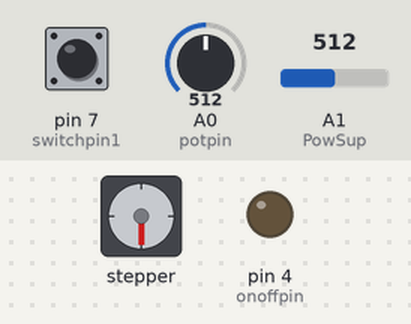
The sketch below on a simulated Arduino Uno, built with avr-gcc and run on an emulated ATmega328P. On the bench: stepper motor, output pins drawn as LEDs (lit = HIGH). Wiring (inferred from the names in the program): stepper motor driver (200 steps per turn assumed): step pin 3; direction pin 2. The inputs (shaded band) are chosen by the test bench; at power-on: A0 (potpin) = 512, A1 (PowSup) = 512, pin 7 (switchpin1) LOW. Pins used as bus, display or sensor lines are not drawn; what the sketch prints to the serial monitor is not drawn.

Above: at 1.2 s.
1.3 s: A0 (potpin) set to 514
At 4.2 s:
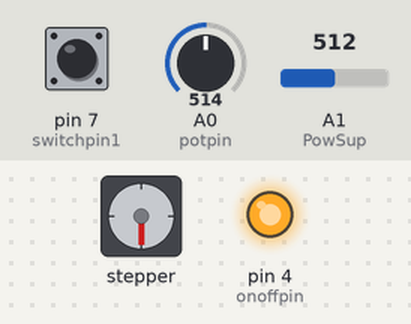
4.3 s: A1 (PowSup) set to 716
7.3 s: A0 (potpin) set to 716
At 10.0 s:
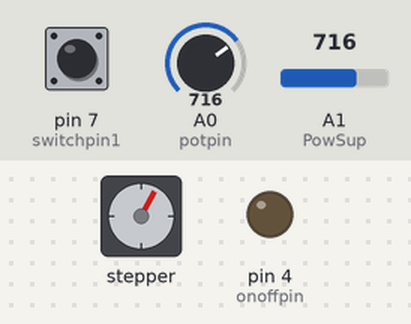
10.3 s: A1 (PowSup) set to 900
At 11.27 s:
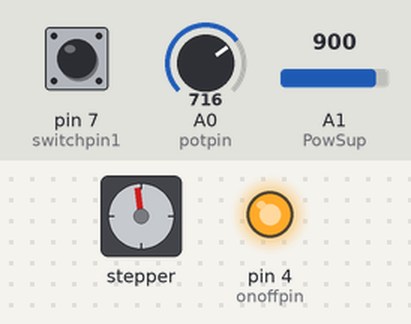
13.3 s: A1 (PowSup) set to 1023
16.3 s: A0 (potpin) set to 1023
At 18.7 s:
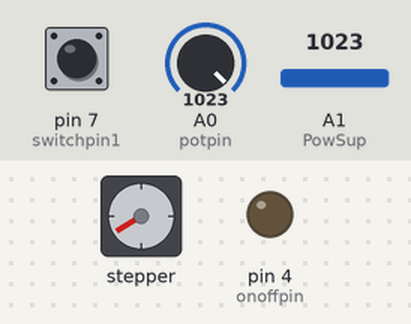
Timing chart, 0 to 20.2 s (numbered marks = the images above; inputs shaded):
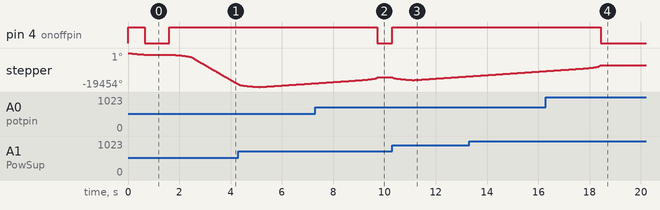

Measured:
- the behaviour switches between 513 and 514 on A0 (potpin) (found by bisection; images 0 and 1)
- after the input at 1.3 s, pin 4 (onoffpin): LOW → HIGH after 0.31 s; stepper: keeps turning counter-clockwise at about 6340°/s, starting after 0.31 s
- after the input at 7.3 s, pin 4 (onoffpin): HIGH → LOW after 2.4 s
- after the input at 10.3 s, pin 4 (onoffpin): LOW → HIGH at once; stepper: turns 1469° counter-clockwise in 0.82 s, then 2151° clockwise in 2.1 s
- after the input at 16.3 s, pin 4 (onoffpin): HIGH → LOW after 2.1 s
- by itself, stepper: turns 900° counter-clockwise in 0.64 s

The sketch:

RGDX_CLEANEDUPALEX-REV9.ino
```cpp
// RGDX Debug code - REV0, March 4, 2015

//%%%%%%%%%%%%%%%%%%%%% Stepper microcontroler Parameters %%%%%%%%%%%%%%%%%%%%%

int dirpin = 2;    				// it's on a static pulse pin (direction input)
int steppin = 3;   				// it's on a PWM~ pin (velocity of step input)
int onoffpin = 4;  				// it's on a static pulse pin (on and off input)

//%%%%%%%%%%%%%%%%%%%%% Off Button Parameters %%%%%%%%%%%%%%%%%%%%%

boolean lastbutton1 = LOW;                       // Suplemental for the switch
boolean motoron = false;                        // Suplemental for the switch
boolean lastbutton2 = LOW;
boolean dir = false;
long PosPP[100]={0,0,0,0,0,0,0,0,0,0,0,0,0,0,0,0,0,0,0,0,0,0,0,0,0,0,0,0,0,0,0,0,0,0,0,0,0,0,0,0,0,0,0,0,0,0,0,0,0,0,0,0,0,0,0,0,0,0,0,0,0,0,0,0,0,0,0,0,0,0,0,0,0,0,0,0,0,0,0,0,0,0,0,0,0,0,0,0,0,0,0,0,0,0,0,0,0,0,0,0};
long PsPP[100]={0,0,0,0,0,0,0,0,0,0,0,0,0,0,0,0,0,0,0,0,0,0,0,0,0,0,0,0,0,0,0,0,0,0,0,0,0,0,0,0,0,0,0,0,0,0,0,0,0,0,0,0,0,0,0,0,0,0,0,0,0,0,0,0,0,0,0,0,0,0,0,0,0,0,0,0,0,0,0,0,0,0,0,0,0,0,0,0,0,0,0,0,0,0,0,0,0,0,0,0};
int i =0;
long SumPosP=0;
long SumPsP=0;
long Move=0;
long Signal=0;
int r=0;
int x=0;
int z=0;
int j=0;

int currentSpeed = 400;
int Out1 = 740;
int Out2 = 30;


//%%%%%%%%%%%%%%%%%%%%% Potentiometer Parameters %%%%%%%%%%%%%%%%%%%%%

int potpin = A0;    			        // Potentiometer Pin
int PowSup = A1;
int PosP;
int PsP;
int SignalChange = 0;
int Change =0;
int Upper = 0;
int Lower = 0;
int y=0;
//boolean left = false;
//boolean right = true;

//%%%%%%%%%%%%%%%%%%%%% Failsafe Buttons Parameters %%%%%%%%%%%%%%%%%%%%%

const int switchpin1 = 7;		        // it's on a static pulse pin (failsafe length limit1)
const int switchpin2 = 8; 			// it's on a static pulse pin (failsafe length limit2)
long distSafeEnd = 300;  			// failsafe distance (Potentiometer position 300)
long distSafeStart = 100; 			// final safe distance (Potentiometer position 100)
int failState = 0;                              // failsafe counter
int whichButton = 0;                            // Pushed button counter

//%%%%%%%%%%%%%%%%%%%%%%%%%%%%%%%%%%%%%%%%%%%%%%%%%%%%%%%%%%%%%%%

void setup() {
  pinMode(dirpin, OUTPUT);
  pinMode(steppin, OUTPUT);
  pinMode(onoffpin, OUTPUT);
  pinMode(switchpin1, INPUT);
  pinMode(switchpin2, INPUT);
  pinMode(potpin,INPUT);
  digitalWrite(dirpin, LOW);
  digitalWrite(steppin, LOW);
  digitalWrite(onoffpin, HIGH);
  Serial.begin(9600);
}


void loop() {
  int PosP = analogRead(potpin);
  int PsP = analogRead(PowSup);


  SumPosP= PosPP[0]+PosPP[1]+PosPP[2]+PosPP[3]+PosPP[4]+PosPP[5]+PosPP[6]+PosPP[7]+PosPP[8]+PosPP[9]+PosPP[10]+PosPP[11]+PosPP[12]+PosPP[13]+PosPP[14]+PosPP[15]+PosPP[16]+PosPP[17]+PosPP[18]+PosPP[19]+PosPP[20]+PosPP[21]+PosPP[22]+PosPP[23]+PosPP[24]+PosPP[25]+PosPP[26]+PosPP[27]+PosPP[28]+PosPP[29]+PosPP[30]+PosPP[31]+PosPP[32]+PosPP[33]+PosPP[34]+PosPP[35]+PosPP[36]+PosPP[37]+PosPP[38]+PosPP[39]+PosPP[40]+PosPP[41]+PosPP[42]+PosPP[43]+PosPP[44]+PosPP[45]+PosPP[46]+PosPP[47]+PosPP[48]+PosPP[49]+PosPP[50]+PosPP[51]+PosPP[52]+PosPP[53]+PosPP[54]+PosPP[55]+PosPP[56]+PosPP[57]+PosPP[58]+PosPP[59]+PosPP[60]+PosPP[61]+PosPP[62]+PosPP[63]+PosPP[64]+PosPP[65]+PosPP[66]+PosPP[67]+PosPP[68]+PosPP[69]+PosPP[70]+PosPP[71]+PosPP[72]+PosPP[73]+PosPP[74]+PosPP[75]+PosPP[76]+PosPP[77]+PosPP[78]+PosPP[79]+PosPP[80]+PosPP[81]+PosPP[82]+PosPP[83]+PosPP[84]+PosPP[85]+PosPP[86]+PosPP[87]+PosPP[88]+PosPP[89]+PosPP[90]+PosPP[91]+PosPP[92]+PosPP[93]+PosPP[94]+PosPP[95]+PosPP[96]+PosPP[97]+PosPP[98]+PosPP[99];
  SumPsP= PsPP[0]+PsPP[1]+PsPP[2]+PsPP[3]+PsPP[4]+PsPP[5]+PsPP[6]+PsPP[7]+PsPP[8]+PsPP[9]+PsPP[10]+PsPP[11]+PsPP[12]+PsPP[13]+PsPP[14]+PsPP[15]+PsPP[16]+PsPP[17]+PsPP[18]+PsPP[19]+PsPP[20]+PsPP[21]+PsPP[22]+PsPP[23]+PsPP[24]+PsPP[25]+PsPP[26]+PsPP[27]+PsPP[28]+PsPP[29]+PsPP[30]+PsPP[31]+PsPP[32]+PsPP[33]+PsPP[34]+PsPP[35]+PsPP[36]+PsPP[37]+PsPP[38]+PsPP[39]+PsPP[40]+PsPP[41]+PsPP[42]+PsPP[43]+PsPP[44]+PsPP[45]+PsPP[46]+PsPP[47]+PsPP[48]+PsPP[49]+PsPP[50]+PsPP[51]+PsPP[52]+PsPP[53]+PsPP[54]+PsPP[55]+PsPP[56]+PsPP[57]+PsPP[58]+PsPP[59]+PsPP[60]+PsPP[61]+PsPP[62]+PsPP[63]+PsPP[64]+PsPP[65]+PsPP[66]+PsPP[67]+PsPP[68]+PsPP[69]+PsPP[70]+PsPP[71]+PsPP[72]+PsPP[73]+PsPP[74]+PsPP[75]+PsPP[76]+PsPP[77]+PsPP[78]+PsPP[79]+PsPP[80]+PsPP[81]+PsPP[82]+PsPP[83]+PsPP[84]+PsPP[85]+PsPP[86]+PsPP[87]+PsPP[88]+PsPP[89]+PsPP[90]+PsPP[91]+PsPP[92]+PsPP[93]+PsPP[94]+PsPP[95]+PsPP[96]+PsPP[97]+PsPP[98]+PsPP[99];

  if (r == 0){
    for(x=0; x<100; x++)
    {
    PosPP[x]=PosPP[x]+PosP;
    PsPP[x]=PsPP[x]+PsP;
    }
    r=r+1;
  }

  Signal=SumPsP/100;
  Move=SumPosP/100;

    if (y == 0){
    SignalChange=Signal;
    Change = 0;
    Upper = SignalChange + 3;
    Lower = SignalChange - 3;
    y=y+1;
    }

  if (Change == 1){
    SignalChange = Signal;
    Change = 0;
    Upper = SignalChange + 3;
    Lower = SignalChange - 3;
    }


  Upper = SignalChange + 3;
  Lower = SignalChange - 3;

     if (Signal > Upper || Signal < Lower){
        Change = 1;
        }

if (Change == 0){
  if(Signal - 2 >= Move){
    runMotor(1, 80, true);
    runMotor(1, 80, true);
    runMotor(1, 80, true);
    runMotor(1, 80, true);
    runMotor(1, 80, true);
    runMotor(1, 80, true);
    runMotor(1, 80, true);
    runMotor(1, 80, true);
    runMotor(1, 80, true);
    runMotor(1, 80, true);
    runMotor(1, 80, true);
    runMotor(1, 80, true);
    runMotor(1, 80, true);
    runMotor(1, 80, true);
    runMotor(1, 80, true);
    runMotor(1, 80, true);
  }
}

if (Change == 0){
  if(Signal + 2 <= Move){
    runMotor(0, 80, true);
    runMotor(0, 80, true);
    runMotor(0, 80, true);
    runMotor(0, 80, true);
    runMotor(0, 80, true);
    runMotor(0, 80, true);
    runMotor(0, 80, true);
    runMotor(0, 80, true);
    runMotor(0, 80, true);
    runMotor(0, 80, true);
    runMotor(0, 80, true);
    runMotor(0, 80, true);
    runMotor(0, 80, true);
    runMotor(0, 80, true);
    runMotor(0, 80, true);
    runMotor(0, 80, true);
  }
}

 if (Change == 0){
   if(Signal == Move){
    runMotor(1, 80, false);
    runMotor(1, 80, false);
    runMotor(1, 80, false);
    runMotor(1, 80, false);
 }
  }


if (Change == 1){
  if(SignalChange - 2 >= Move)
  {
    stopMotor(1, 900, true);
  }
}

if (Change == 1){
  if(SignalChange + 2 <= Move)
  {
    stopMotor(0, 900, true);
  }
}

if (Change == 1){
  if(SignalChange  == Move){
    runMotor(1, 900, false);
    runMotor(1, 900, false);
  }
}


    PosPP[i]=PosP;
    PsPP[i]=PsP;
    i++;

    if (i>=100){
     i=i-100;
     }

  //Serial.println(PsP);
  //Serial.println(PosP);
  //Serial.println(x);
  //Serial.println(i);
  //Serial.println(PosPP[3]);
  //Serial.println(PsP);
  //Serial.println(SumPosP);
  //Serial.println(SumPsP);
  //Serial.println(Move);
  //Serial.println(Signal);
  Serial.println(digitalRead(switchpin1));
  //Serial.println(digitalRead(switchpin2));
  //Serial.println(Change);
  //Serial.println(currentSpeed);
  //Serial.println(Lower);
  //Serial.println(Upper);
  //Serial.println(Change);
  //Serial.println(SignalChange);
  //Serial.println(j);


//%%%%%%%%%%%%%%%%%%%%%% OUT OF BOUNDS SWITCH PINS %%%%%%%%%%%%%%%%%%%%
/*
if (digitalRead(switchpin1) == HIGH){
  while (30 < Move){
    currentSpeed = 400;
    runMotor(0, 100, true);
    runMotor(0, 100, true);

    PosPP[i]=PosP;
    PsPP[i]=PsP;
    i++;

    PosP = analogRead(potpin);
    PsP = analogRead(PowSup);

    Signal=SumPsP/100;
    Move=SumPosP/100;

    if (i>=100){
    i=i-100;
    }
  }
}

if (digitalRead(switchpin2) == HIGH){
  while (30 > Move){
    currentSpeed = 400;
    runMotor(1, 100, true);
    runMotor(1, 100, true);

    Serial.println(Move);

    PosPP[i]=PosP;
    PsPP[i]=PsP;
    i++;

    PosP = analogRead(potpin);
    PsP = analogRead(PowSup);

    Signal=SumPsP/100;
    Move=SumPosP/100;

    if (i>=100){
    i=i-100;
    }
}
}

*/
}

//%%%%%%%%%%%%%%%%% FUNTIONS %%%%%%%%%%%%%%%%%%%%%%%%%%

void runMotor(int dir, int speedNeeded, boolean on)
{
  if(on)
  {
    digitalWrite(onoffpin, HIGH);
    digitalWrite(dirpin, dir);
    digitalWrite(steppin, HIGH);
    delayMicroseconds(currentSpeed);
    digitalWrite(steppin, LOW);
    delayMicroseconds(currentSpeed);

    if(currentSpeed > speedNeeded)
    {
      currentSpeed -= 1;
    }
  }

  else if(!on)
  {
    digitalWrite(onoffpin, LOW);
  }
}


void stopMotor(int dir, int speedNeeded, boolean on){
  if(on){
  while (currentSpeed < speedNeeded)
  {
    digitalWrite(onoffpin, HIGH);
    digitalWrite(dirpin, dir);
    digitalWrite(steppin, HIGH);
    delayMicroseconds(currentSpeed);
    digitalWrite(steppin, LOW);
    delayMicroseconds(currentSpeed);
      currentSpeed += 1;
   }
  }

  else if(!on)
  {
    digitalWrite(onoffpin, LOW);
  }
  SignalChange = Signal;
   if (i>=100){
  i=i-100;}
}
```
